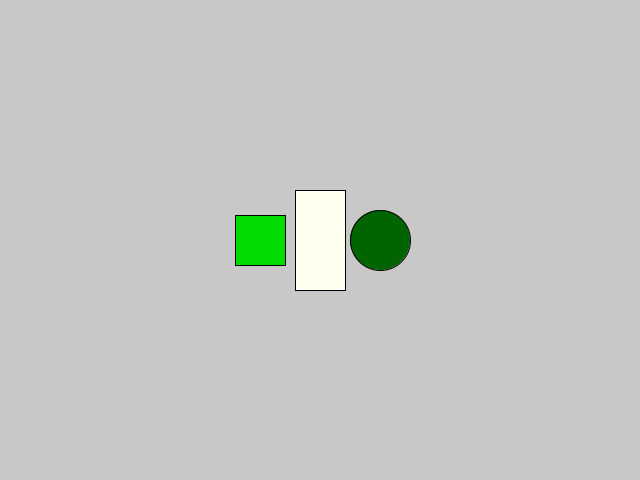
Frame 1 (no input)
Frame 60 (the mouse pressed at the canvas centre just before this capture): identical to frame 1, image omitted
Frame 120 (the mouse held since frame 60 and released just before this capture): identical to frame 1, image omitted

The Processing sketch that drew this single still picture (run headless with seeded random() and noise(); from frame 60 on, the mouse is pressed at the canvas centre):

// Processing sketch: AbstractClasses
// ── AbstractClasses.pde
final int windowWidth = 640;
final int windowHeight = 480;

void settings()
{
  size(windowWidth, windowHeight);
}

abstract class Enemy
{
  int x;
  int y;
  int r;
  
  Enemy(int x, int y, int r)
  {
    this.x = x;
    this.y = y;
    this.r = r;
  }
  
  abstract void Draw();
}

class Goblin extends Enemy
{
  Goblin(int x, int y, int r)
  {
    super(x, y, r);
  }
  
  void Draw()
  {
    rectMode(RADIUS);
    fill(0, 220, 0);
    rect(x, y, r, r);
  }
}

class Skeleton extends Enemy
{
  Skeleton(int x, int y, int r)
  {
    super(x, y, r);
  }
  
  void Draw()
  {
    rectMode(RADIUS);
    fill(255, 255, 240);
    rect(x, y, r, 2*r);
  }
}

class Orc extends Enemy
{
  Orc(int x, int y, int r)
  {
    super(x, y, r);
  }
  
  void Draw()
  {
    ellipseMode(RADIUS);
    fill(0, 100, 0);
    circle(x, y, r);
  }
}

Enemy[] enemies = {new Goblin(260, 240, 25), 
                  new Skeleton(320, 240, 25), 
                  new Orc(380, 240, 30)};

void setup()
{
  
}

void draw()
{
  background(200);
  
  for(int i = 0; i < enemies.length; i++)
    enemies[i].Draw();
}
